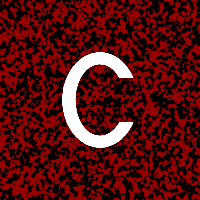
Frame 1 (no input)
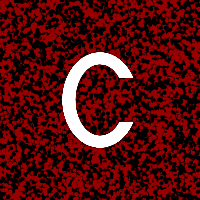
Frame 2 (the mouse pressed at the canvas centre, redrawn once)

The Processing sketch that drew these frames (run headless with seeded random() and noise(); the mouse was pressed at the canvas centre and the sketch redrawn once):

// Processing sketch: c
// ── c.pde
float n = 200.;
Boolean colorCircle = true;

void setup() {
    size(200, 200);
    noStroke();
    background(255);
    noFill();
    noLoop();
}

void draw() {
    for (int k = 0; k < 500000; k++) {
        if (colorCircle) {
            fill(153, 0, 0);
            colorCircle = false;
        }
        else{
            fill(0);
            colorCircle = true;
        }
        
        float a = random(n);
        float b = random(n);
        float radius = n / 50;
        if (letter_c(a, b)) {
            circle(a, b, radius);
        }
    }
    print("Done");
    save("o.png");
}

Boolean letter_c(float x, float y) {
    return letter_o_big(x, y) || !letter_o_big(x, y) && inRectangle(x, y, n / 2, n / 2 - 20, n, 40);
}

Boolean letter_o_big(float x, float y) {
    return inEllipse(x, y, n / 2, n / 2, n / 9, n / 6) || !inEllipse(x, y, n / 2, n / 2, n / 5, n / 4);
}

Boolean inEllipse(float x, float y, float center_x, float center_y, float radius_x, float radius_y) {
    return sq(x - center_x) / sq(radius_x) + sq(y - center_y) / sq(radius_y) < 1;
}

Boolean inCircle(float x, float y, float center_x, float center_y, float radius) {
    return inEllipse(x, y, center_x, center_y, radius, radius);
} 

Boolean inRectangle(float x, float y, float x_tl, float y_tl, float width, float height) {
    return x - x_tl > 0 && x - x_tl < width && y - y_tl > 0 && y - y_tl < height;
}

Boolean inSquare(float x, float y, float x_tl, float y_tl, float width) {
    return inRectangle(x, y, x_tl, y_tl, width, width);
}
